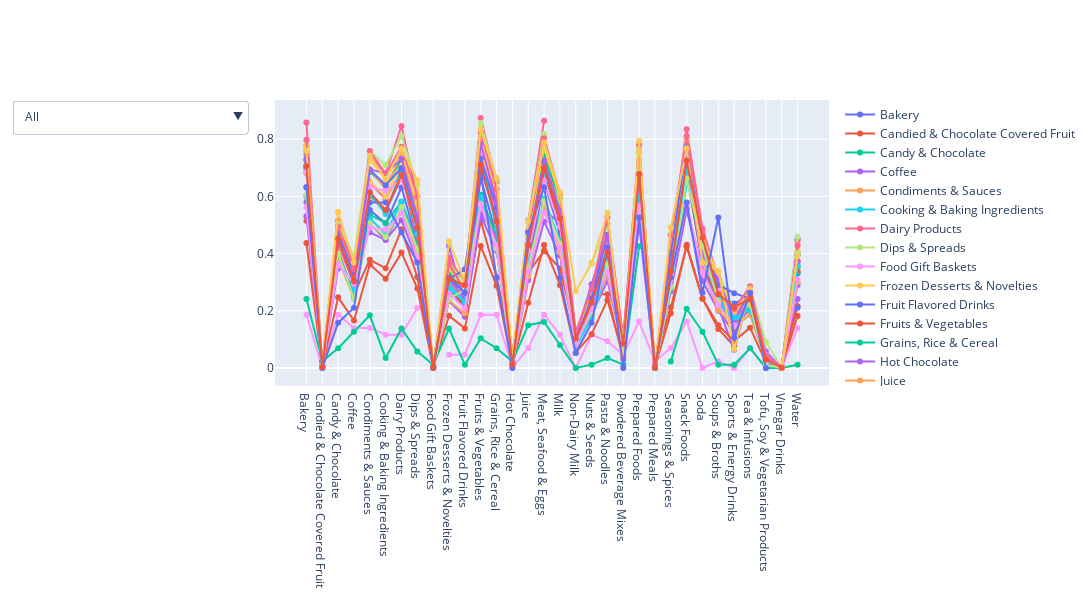

The notebook cell saved with this chart:
### Code cell
diag = np.diag(np.diag(df))
df = df.mask(diag != 0)

fig = go.Figure()

addAll = True

# Do not show diagnoal values
for col in df.columns.to_list():
    fig.add_trace(
        go.Scatter(
            x = df.index,
            y = df.loc[col],
            name = col,
            connectgaps=False,
            mode='lines+markers',
            line={'dash': 'solid'}))
    
button_all = dict(label = 'All',
                  method = 'update',
                  args = [{'visible': df.columns.isin(df.columns),
                          'title': 'All', 
                          'showlegend': True}])

def create_layout_button(column):
    return dict(label = column,
               method = 'update',
               args = [{'visible': df.columns.isin([column]),
                       'title': column,
                       'showlegend': True}])

fig.update_layout(autosize=False,
    width=1200,
    height=600,
    updatemenus = [go.layout.Updatemenu(
        active = 0,
        buttons = ([button_all]*addAll) + list(df.columns.map(lambda col:\
                                                             create_layout_button(col))))])
fig.show()
